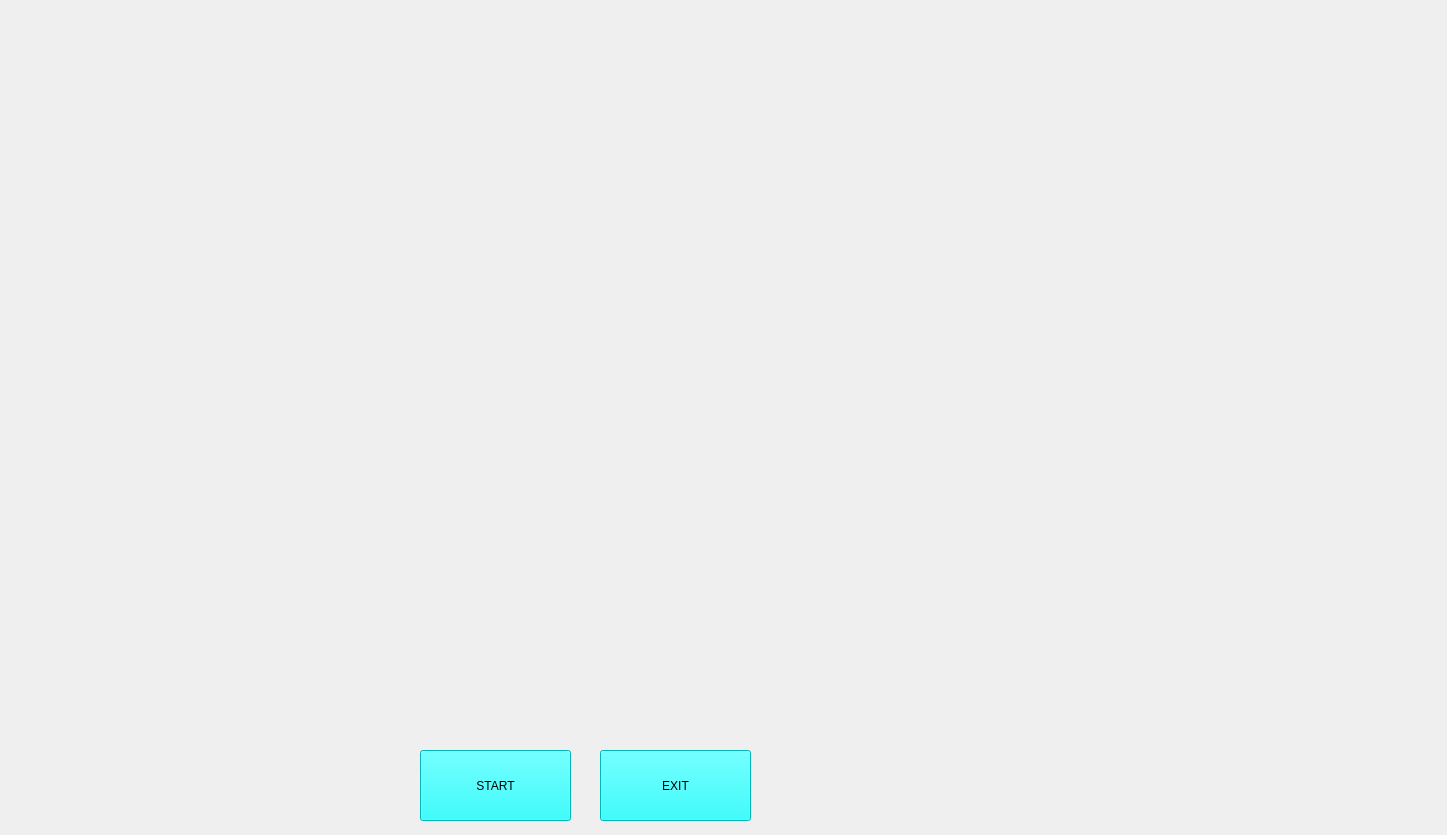
<?xml version="1.0" encoding="UTF-8"?>
<ui version="4.0">
 <class>JarvisUI</class>
 <widget class="QMainWindow" name="JarvisUI">
  <property name="geometry">
   <rect>
    <x>0</x>
    <y>0</y>
    <width>1447</width>
    <height>835</height>
   </rect>
  </property>
  <property name="windowTitle">
   <string>MainWindow</string>
  </property>
  <widget class="QWidget" name="centralwidget">
   <widget class="QLabel" name="label">
    <property name="geometry">
     <rect>
      <x>-70</x>
      <y>-90</y>
      <width>1521</width>
      <height>1021</height>
     </rect>
    </property>
    <property name="text">
     <string/>
    </property>
    <property name="pixmap">
     <pixmap>../Face-Recognition-main/G.U.I Material/B.G/Black_Template.jpg</pixmap>
    </property>
    <property name="scaledContents">
     <bool>true</bool>
    </property>
   </widget>
   <widget class="QLabel" name="label_2">
    <property name="geometry">
     <rect>
      <x>810</x>
      <y>0</y>
      <width>781</width>
      <height>481</height>
     </rect>
    </property>
    <property name="text">
     <string/>
    </property>
    <property name="pixmap">
     <pixmap>../Face-Recognition-main/G.U.I Material/B.G/Iron_Template_1.gif</pixmap>
    </property>
    <property name="scaledContents">
     <bool>true</bool>
    </property>
   </widget>
   <widget class="QLabel" name="label_3">
    <property name="geometry">
     <rect>
      <x>-160</x>
      <y>130</y>
      <width>731</width>
      <height>531</height>
     </rect>
    </property>
    <property name="text">
     <string/>
    </property>
    <property name="pixmap">
     <pixmap>../Face-Recognition-main/G.U.I Material/VoiceReg/__1.gif</pixmap>
    </property>
    <property name="scaledContents">
     <bool>true</bool>
    </property>
   </widget>
   <widget class="QLabel" name="label_4">
    <property name="geometry">
     <rect>
      <x>30</x>
      <y>-40</y>
      <width>511</width>
      <height>281</height>
     </rect>
    </property>
    <property name="text">
     <string/>
    </property>
    <property name="pixmap">
     <pixmap>../Face-Recognition-main/G.U.I Material/ExtraGui/initial.gif</pixmap>
    </property>
    <property name="scaledContents">
     <bool>true</bool>
    </property>
   </widget>
   <widget class="QLabel" name="label_5">
    <property name="geometry">
     <rect>
      <x>20</x>
      <y>650</y>
      <width>401</width>
      <height>181</height>
     </rect>
    </property>
    <property name="text">
     <string/>
    </property>
    <property name="pixmap">
     <pixmap>../Face-Recognition-main/G.U.I Material/ExtraGui/Health_Template.gif</pixmap>
    </property>
    <property name="scaledContents">
     <bool>true</bool>
    </property>
   </widget>
   <widget class="QLabel" name="label_6">
    <property name="geometry">
     <rect>
      <x>770</x>
      <y>480</y>
      <width>661</width>
      <height>341</height>
     </rect>
    </property>
    <property name="text">
     <string/>
    </property>
    <property name="pixmap">
     <pixmap>../Face-Recognition-main/G.U.I Material/ExtraGui/B.G_Template_1.gif</pixmap>
    </property>
    <property name="scaledContents">
     <bool>true</bool>
    </property>
   </widget>
   <widget class="QPushButton" name="pushButton">
    <property name="geometry">
     <rect>
      <x>600</x>
      <y>750</y>
      <width>151</width>
      <height>71</height>
     </rect>
    </property>
    <property name="styleSheet">
     <string notr="true">background-color: rgb(170, 255, 255);
font: 14pt &quot;MS Shell Dlg 2&quot;;
background-color: rgb(0, 255, 255);</string>
    </property>
    <property name="text">
     <string>EXIT</string>
    </property>
   </widget>
   <widget class="QPushButton" name="pushButton_2">
    <property name="geometry">
     <rect>
      <x>420</x>
      <y>750</y>
      <width>151</width>
      <height>71</height>
     </rect>
    </property>
    <property name="styleSheet">
     <string notr="true">background-color: rgb(170, 255, 255);
font: 14pt &quot;MS Shell Dlg 2&quot;;
background-color: rgb(0, 255, 255);</string>
    </property>
    <property name="text">
     <string>START</string>
    </property>
   </widget>
  </widget>
 </widget>
 <resources/>
 <connections/>
</ui>
